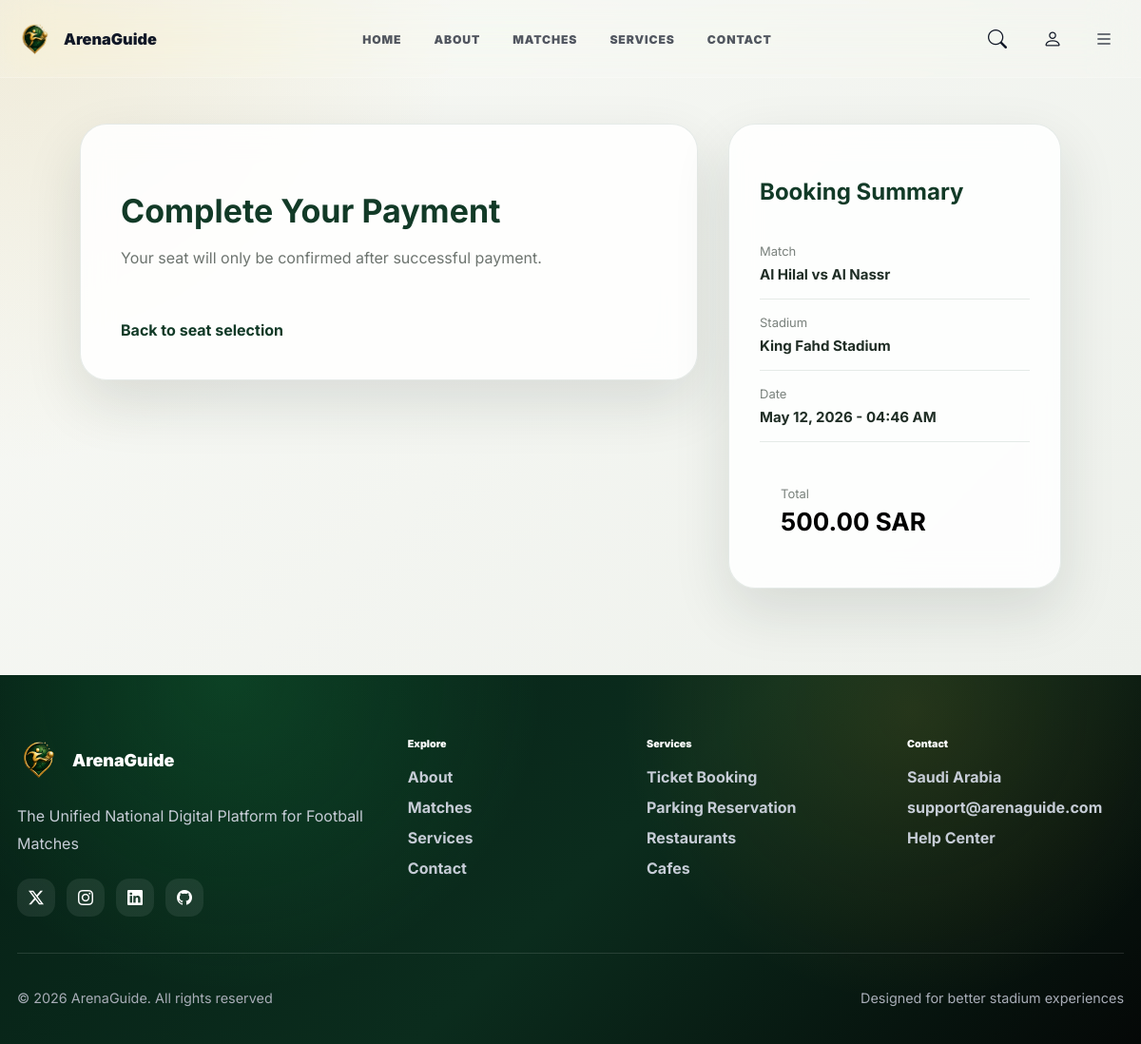
The app's page /en/payment/checkout/24/ (signed in) with its own data.
### booking/models.py (models this page shows, shortened)
class Booking(models.Model):
    class Status(models.TextChoices):
        PENDING_PAYMENT = "pending_payment", "Pending Payment"
        PAID = "paid", "Paid"
        CONFIRMED = "confirmed", "Confirmed"
        CANCELLED = "cancelled", "Cancelled"
        EXPIRED = "expired", "Expired"
    booking_code = models.CharField(max_length=20, unique=True, blank=True)
    user = models.ForeignKey("account.User", on_delete=models.CASCADE, related_name="bookings")
    match = models.ForeignKey("match.Match", on_delete=models.CASCADE, related_name="bookings")
    total_price = models.DecimalField(max_digits=10, decimal_places=2, default=0)
    booked_at = models.DateTimeField(auto_now_add=True)
    expires_at = models.DateTimeField(null=True, blank=True)
    status = models.CharField(max_length=20, choices=Status.choices, default=Status.PENDING_PAYMENT)
    identity_checked = models.BooleanField(default=False)

### match/models.py (models this page shows, shortened)
class Match(models.Model):
    class Status(models.TextChoices):
        UPCOMING = "upcoming", "Upcoming"
        LIVE = "live", "Live"
        FINISHED = "finished", "Finished"
        CANCELED = "canceled", "Canceled"
    stadium = models.ForeignKey(Stadium,on_delete=models.CASCADE,related_name="matches")
    home_team = models.ForeignKey(Team,on_delete=models.CASCADE,related_name="home_matches" )
    away_team = models.ForeignKey(Team,on_delete=models.CASCADE,related_name="away_matches")
    start_datetime = models.DateTimeField()
    end_datetime = models.DateTimeField()
    total_tickets = models.PositiveIntegerField(default=0)
    available_tickets = models.PositiveIntegerField(default=0)
    image = models.ImageField(upload_to="matches/", blank=True, null=True)
    description = models.TextField(blank=True)
    home_score = models.PositiveIntegerField(default=0)
    away_score = models.PositiveIntegerField(default=0)
    live_minute = models.PositiveIntegerField(default=0)
    video_file = models.FileField(upload_to='matches/videos/', null=True, blank=True)
    video_url = models.URLField(null=True, blank=True)
    status = models.CharField(max_length=20,choices=Status.choices,default=Status.UPCOMING)
    class Meta:
        ordering = ["-start_datetime"]

class Team(models.Model):
    name = models.CharField(max_length=255)
    country = models.CharField(max_length=100)
    logo = models.ImageField(upload_to="teams/", blank=True, null=True)
    achievements = models.TextField(blank=True)
    coach = models.CharField(max_length=100, blank=True)
    founded_year = models.PositiveIntegerField(blank=True, null=True)
    class Meta:
        ordering = ["name"]

### stadium/models.py (models this page shows, shortened)
class Stadium(models.Model):
    class Meta:
        ordering = ["-created_at"]
        verbose_name = "Stadium"
        verbose_name_plural = "Stadiums"
        unique_together = ["name", "city"]
    class Status(models.TextChoices):
        ACTIVE = "active", "Active"
        INACTIVE = "inactive", "Inactive"
        MAINTENANCE = "maintenance", "Maintenance"
    name = models.CharField(max_length=255)
    city = models.CharField(max_length=100)
    location = models.CharField(max_length=255)
    latitude = models.FloatField(blank=True, null=True)
    longitude = models.FloatField(blank=True, null=True)
    capacity = models.PositiveIntegerField()
    description = models.TextField(blank=True)
    image = models.ImageField(upload_to="stadiums/", blank=True, null=True)
    status = models.CharField(max_length=20,choices=Status.choices,default=Status.ACTIVE)
    created_at = models.DateTimeField(auto_now_add=True)
    updated_at = models.DateTimeField(auto_now=True)

### payment/views.py (the view)
# urls.py: path("checkout/<int:booking_id>/", views.checkout, name="checkout"),
def checkout(request, booking_id:HttpRequest):
    booking = get_object_or_404(
        Booking.objects.select_related("user", "match"),
        id=booking_id,
        user=request.user,
    )
    payment, created = PaymentTransaction.objects.get_or_create(
        booking=booking,
        defaults={
            "user": booking.user,
            "amount": booking.total_price,
            "status": PaymentTransaction.Status.PENDING,
            "provider": PaymentTransaction.Provider.MOYASAR,
        }
    )
    callback_url = request.build_absolute_uri(
    reverse("payment:payment_success", args=[booking.id])
    )
    return render(request, "payment/payment_check.html", {
        "booking": booking,
        "payment": payment,
        "moyasar_publishable_key": settings.MOYASAR_PUBLISHABLE_KEY,
        "callback_url": callback_url,
    })

### payment/templates/payment/payment_check.html (shortened to what this page needs)
{% extends "core/base.html" %}
{% load static %}
{% load i18n %}
{% block extra_css %}
<link rel="stylesheet" href="{% static 'css/payment_check.css' %}">
<link rel="stylesheet" href="https://cdn.moyasar.com/mpf/1.14.0/moyasar.css">
{% endblock %}
{% block content %}
<section class="payment-page">
    <div class="payment-wrapper">
        <div class="payment-card">
            <div class="payment-header">
                <h1>{% trans "Complete Your Payment" %}</h1>
                <p>{% trans "Your seat will only be confirmed after successful payment." %}</p>
            </div>
            <a href="{% url 'booking:my_tickets' %}" class="back-link">
                {% trans "Back to seat selection" %}
            </a>
        </div>
        <aside class="payment-summary-card">
            <h3>{% trans "Booking Summary" %}</h3>
            <div class="summary-row">
                <span>{% trans "Match" %}</span>
                <strong>{{ booking.match.home_team.name }} vs {{ booking.match.away_team.name }}</strong>
            </div>
            <div class="summary-row">
                <span>{% trans "Stadium" %}</span>
                <strong>{{ booking.match.stadium.name }}</strong>
            </div>
            <div class="summary-row">
                <span>{% trans "Date" %}</span>
                <strong>{{ booking.match.start_datetime|date:"M d, Y - h:i A" }}</strong>
            </div>
            <div class="summary-total">
                <span>{% trans "Total" %}</span>
                <strong>{{ booking.total_price }} {% trans "SAR" %}</strong>
            </div>
        </aside>
    </div>
</section>
{% endblock %}

### core/static/css/base.css (style rules this page uses)
:root { --arena-green: #0f7a3b; --arena-green-dark: #0f7a3b; --arena-gold: #c9a227; --arena-bg: #ffffff; --arena-card: rgba(255, 255, 255, 0.82); --arena-text: #111827; --arena-muted: #6b7280; --arena-border: rgba(17, 24, 39, 0.12); --arena-shadow: 0 18px 55px rgba(17, 24, 39, 0.12); --arena-gradient: linear-gradient(135deg, #22c55e, #13b878, #c9a227); --arena-navbar-height: 82px; --arena-radius: 14px; }
* { box-sizing: border-box; }
html { scroll-behavior: smooth; }
body.arena-body { margin: 0; min-height: 100vh; background: var(--arena-bg); color: var(--arena-text); font-family: "Inter", sans-serif; }
a { text-decoration: none; color: inherit; }

### payment/static/css/payment_check.css (style rules this page uses)
.payment-page { min-height: calc(100vh - 90px); padding: 130px 7% 80px; background: radial-gradient(circle at top left, rgba(198, 163, 69, 0.16), transparent 35%), linear-gradient(135deg, #f8f9f5 0%, #eef1ec 100%); }
.payment-wrapper { display: grid; grid-template-columns: 1.3fr 0.7fr; gap: 32px; align-items: start; max-width: 1180px; margin: auto; }
.payment-card, .payment-summary-card { background: rgba(255, 255, 255, 0.86); backdrop-filter: blur(16px); border: 1px solid rgba(18, 58, 39, 0.1); border-radius: 28px; box-shadow: 0 24px 60px rgba(22, 42, 31, 0.12); }
.payment-card { padding: 42px; }
.payment-header { margin-bottom: 28px; }
.payment-header h1 { font-size: 34px; color: #123a27; margin-bottom: 10px; }
.payment-header p { color: #6d746f; line-height: 1.7; }
.back-link { display: inline-flex; margin-top: 24px; color: #123a27; font-weight: 700; text-decoration: none; }
.payment-summary-card { padding: 32px; position: sticky; top: 110px; }
.payment-summary-card h3 { color: #123a27; font-size: 24px; margin-bottom: 24px; }
.summary-row { padding: 16px 0; border-bottom: 1px solid rgba(18, 58, 39, 0.1); }
.summary-row span, .summary-total span { display: block; color: #7a827d; font-size: 13px; margin-bottom: 6px; }
.summary-row strong { color: #1f2d25; font-size: 15px; }
.summary-total { margin-top: 24px; padding: 22px; border-radius: 20px; color: #000000; }
.summary-total strong { font-size: 26px; }

### records on screen
Booking: match.home_team.name "Al Hilal", match.away_team.name "Al Nassr", match.stadium.name "King Fahd Stadium", match.start_datetime "May 12, 2026 - 04:46 AM", total_price "500.00"
